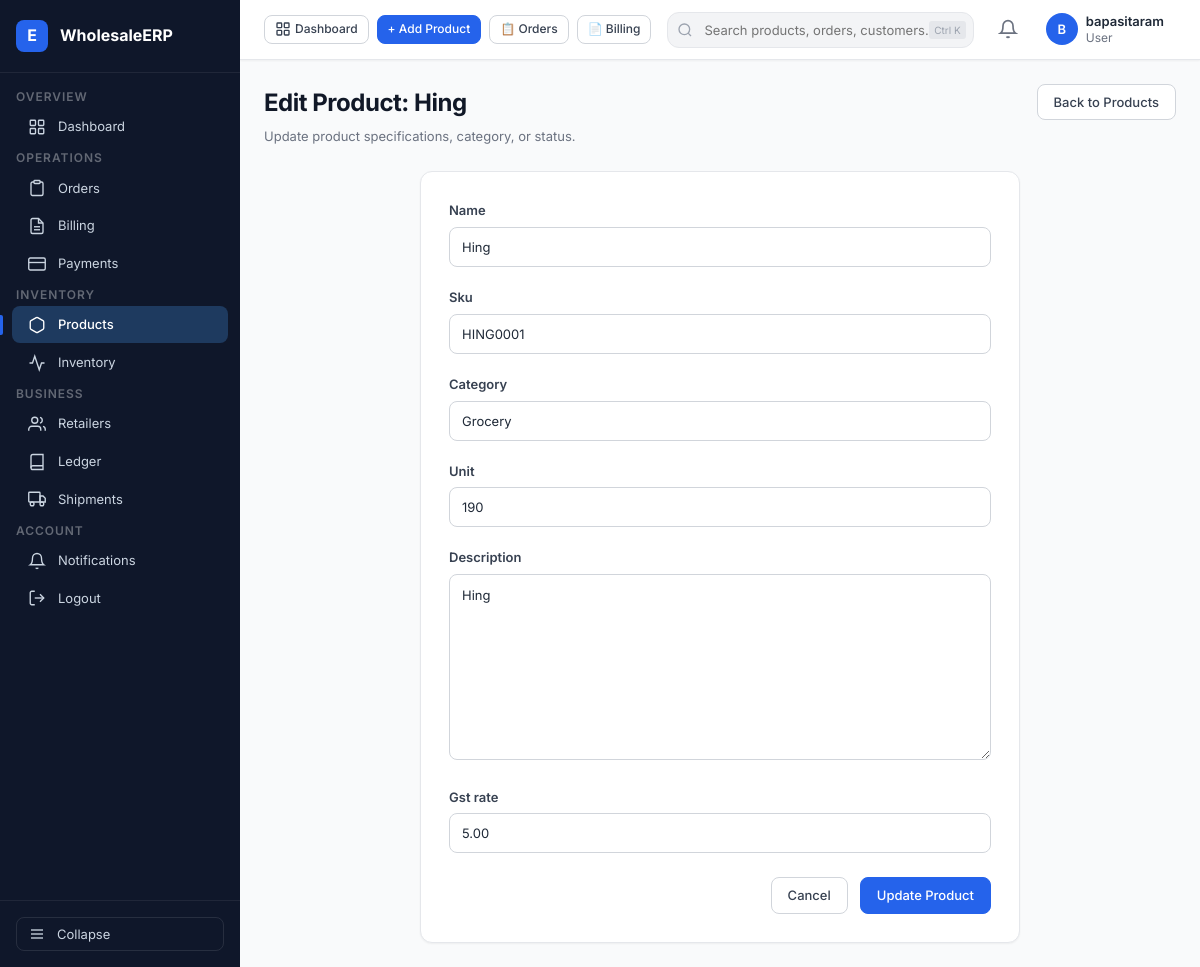
The app's page /products/edit/2/ (signed in) with its own data.
### products/models.py (models this page shows, shortened)
class Product(models.Model):
    wholesaler = models.ForeignKey(
        WholesalerProfile,
        on_delete=models.CASCADE,
        related_name="products"
    )
    name = models.CharField(max_length=200)
    sku = models.CharField(max_length=100)
    category = models.CharField(max_length=100)
    unit = models.CharField(max_length=50)
    gst_rate = models.DecimalField(max_digits=5, decimal_places=2, default=5.00)
    description = models.TextField(blank=True)
    created_at = models.DateTimeField(auto_now_add=True)

### products/views.py (the view)
# urls.py: path("edit/<int:product_id>/", edit_product, name="edit_product"),
@login_required
def edit_product(request, product_id):
    wholesaler = request.user.wholesaler_profile
    product = get_object_or_404(
        Product,
        id = product_id,
        wholesaler = wholesaler
    )
    if request.method == "POST":
        form = ProductForm(request.POST, instance=product)
        if form.is_valid():
            form.save()
            return redirect("product_list")
    else:
        form = ProductForm(instance=product)
    return render(
        request,
        "products/edit_product.html",
        {"form": form, "product": product}
    )

### products/forms.py
class ProductForm(forms.ModelForm):
    class Meta:
        model = Product
        fields = [
            "name",
            "sku",
            "category",
            "unit",
            "description",
            "gst_rate",
        ]

### templates/products/edit_product.html (shortened to what this page needs)
{% extends 'base.html' %}
{% block content %}
<div class="page-header">
  <div class="page-header-left">
    <h1 class="page-title">Edit Product: {{ product.name }}</h1>
    <p class="page-subtitle">Update product specifications, category, or status.</p>
  </div>
  <div class="page-actions">
    <a href="{% url 'product_list' %}" class="btn btn-secondary">
      Back to Products
    </a>
  </div>
</div>
<div class="card" style="max-width: 600px; margin: 0 auto; padding: 28px;">
  <form method="POST" class="primary-form">
    {% for field in form %}
      <div class="form-group" style="margin-bottom: 20px;">
        <label class="form-label" for="{{ field.id_for_label }}" style="font-weight:600; display:block; margin-bottom:6px;">{{ field.label }}</label>
        {{ field }}
      </div>
    {% endfor %}
    <div style="display:flex; gap:12px; margin-top:24px; justify-content:flex-end;">
      <a href="{% url 'product_list' %}" class="btn btn-secondary">Cancel</a>
      <button type="submit" class="btn btn-primary">Update Product</button>
    </div>
  </form>
</div>
{% endblock %}

### templates/base.html (shortened to what this page needs)
{% load static %}
<!DOCTYPE html>
<html lang="en">
<head>
  <link rel="stylesheet" href="{% static 'css/styles.css' %}">
</head>
<body>
<div class="app-shell">
  <aside class="sidebar" id="sidebar">
    <a href="{% url 'dashboard' %}" class="sidebar-logo" style="text-decoration: none;">
      <div class="logo-icon">E</div>
      <span class="logo-text">WholesaleERP</span>
    </a>
    <nav class="sidebar-nav">
      {% if request.user.is_authenticated %}
        {% if user_role == 'WHOLESALER' or request.user.wholesaler_profile %}
          <span class="nav-section-label">Overview</span>
          <a href="{% url 'dashboard' %}" class="nav-item" data-href="/accounts/dashboard/">
            <svg viewBox="0 0 24 24" fill="none" stroke="currentColor" stroke-width="1.8">
              <rect x="3" y="3" width="7" height="7" rx="1"/><rect x="14" y="3" width="7" height="7" rx="1"/>
              <rect x="3" y="14" width="7" height="7" rx="1"/><rect x="14" y="14" width="7" height="7" rx="1"/>
            </svg>
            <span class="nav-label">Dashboard</span>
          </a>
          <span class="nav-section-label">Operations</span>
          <a href="{% url 'wholesaler_orders' %}" class="nav-item" data-href="/orders/wholesaler/">
            <svg viewBox="0 0 24 24" fill="none" stroke="currentColor" stroke-width="1.8">
              <path d="M16 4h2a2 2 0 0 1 2 2v14a2 2 0 0 1-2 2H6a2 2 0 0 1-2-2V6a2 2 0 0 1 2-2h2"/>
              <path d="M15 2H9a1 1 0 0 0-1 1v2a1 1 0 0 0 1 1h6a1 1 0 0 0 1-1V3a1 1 0 0 0-1-1z"/>
            </svg>
            <span class="nav-label">Orders</span>
          </a>
          <a href="{% url 'invoice_list' %}" class="nav-item" data-href="/billing/">
            <svg viewBox="0 0 24 24" fill="none" stroke="currentColor" stroke-width="1.8">
              <path d="M14 2H6a2 2 0 0 0-2 2v16a2 2 0 0 0 2 2h12a2 2 0 0 0 2-2V8z"/>
              <polyline points="14 2 14 8 20 8"/>
              <line x1="16" y1="13" x2="8" y2="13"/><line x1="16" y1="17" x2="8" y2="17"/>
            </svg>
            <span class="nav-label">Billing</span>
          </a>
          <a href="{% url 'payment_list' %}" class="nav-item" data-href="/payments/">
            <svg viewBox="0 0 24 24" fill="none" stroke="currentColor" stroke-width="1.8">
              <rect x="1" y="4" width="22" height="16" rx="2" ry="2"/>
              <line x1="1" y1="10" x2="23" y2="10"/>
            </svg>
            <span class="nav-label">Payments</span>
          </a>
          <span class="nav-section-label">Inventory</span>
          <a href="{% url 'product_list' %}" class="nav-item" data-href="/products/">
            <svg viewBox="0 0 24 24" fill="none" stroke="currentColor" stroke-width="1.8">
              <path d="M21 16V8a2 2 0 0 0-1-1.73l-7-4a2 2 0 0 0-2 0l-7 4A2 2 0 0 0 3 8v8a2 2 0 0 0 1 1.73l7 4a2 2 0 0 0 2 0l7-4A2 2 0 0 0 21 16z"/>
            </svg>
            <span class="nav-label">Products</span>
          </a>
          <a href="{% url 'stock_list' %}" class="nav-item" data-href="/products/stock/">
            <svg viewBox="0 0 24 24" fill="none" stroke="currentColor" stroke-width="1.8">
              <polyline points="22 12 18 12 15 21 9 3 6 12 2 12"/>
            </svg>
            <span class="nav-label">Inventory</span>
          </a>
          <span class="nav-section-label">Business</span>
          <a href="{% url 'retailer_list' %}" class="nav-item" data-href="/accounts/retailers/">
            <svg viewBox="0 0 24 24" fill="none" stroke="currentColor" stroke-width="1.8">
              <path d="M17 21v-2a4 4 0 0 0-4-4H5a4 4 0 0 0-4 4v2"/>
              <circle cx="9" cy="7" r="4"/>
              <path d="M23 21v-2a4 4 0 0 0-3-3.87"/><path d="M16 3.13a4 4 0 0 1 0 7.75"/>
            </svg>
            <span class="nav-label">Retailers</span>
          </a>
          <a href="{% url 'payment_ledger' %}" class="nav-item">
            <svg viewBox="0 0 24 24" fill="none" stroke="currentColor" stroke-width="1.8">
              <path d="M4 19.5A2.5 2.5 0 0 1 6.5 17H20"/><path d="M6.5 2H20v20H6.5A2.5 2.5 0 0 1 4 19.5v-15A2.5 2.5 0 0 1 6.5 2z"/>
            </svg>
            <span class="nav-label">Ledger</span>
          </a>
          <a href="{% url 'shipment_list' %}" class="nav-item">
            <svg viewBox="0 0 24 24" fill="none" stroke="currentColor" stroke-width="1.8">
              <rect x="1" y="3" width="15" height="13" rx="1"/>
              <path d="M16 8h4l3 3v5h-7V8z"/><circle cx="5.5" cy="18.5" r="2.5"/><circle cx="18.5" cy="18.5" r="2.5"/>
            </svg>
            <span class="nav-label">Shipments</span>
          </a>
        {% endif %}
        <span class="nav-section-label">Account</span>
        <a href="{% url 'notifications' %}" class="nav-item">
          <svg viewBox="0 0 24 24" fill="none" stroke="currentColor" stroke-width="1.8">
            <path d="M18 8A6 6 0 0 0 6 8c0 7-3 9-3 9h18s-3-2-3-9"/><path d="M13.73 21a2 2 0 0 1-3.46 0"/>
          </svg>
          <span class="nav-label">Notifications</span>
        </a>
        <a href="{% url 'logout' %}" class="nav-item" data-href="/logout/" data-confirm="Are you sure you want to logout?">
          <svg viewBox="0 0 24 24" fill="none" stroke="currentColor" stroke-width="1.8">
            <path d="M9 21H5a2 2 0 0 1-2-2V5a2 2 0 0 1 2-2h4"/>
            <polyline points="16 17 21 12 16 7"/><line x1="21" y1="12" x2="9" y2="12"/>
          </svg>
          <span class="nav-label">Logout</span>
        </a>
      {% endif %}
    </nav>
    <div class="sidebar-footer">
      <button class="sidebar-toggle-btn" id="sidebarToggleBtn" title="Collapse sidebar">
        <svg viewBox="0 0 24 24" width="16" height="16" fill="none" stroke="currentColor" stroke-width="2">
          <line x1="3" y1="12" x2="21" y2="12"/><line x1="3" y1="6" x2="21" y2="6"/><line x1="3" y1="18" x2="21" y2="18"/>
        </svg>
        <span>Collapse</span>
      </button>
    </div>
  </aside>
  <div class="main-area" id="mainArea">
    <header class="topbar">
      <div class="topbar-quick-actions" style="display: flex; align-items: center; gap: 8px;">
        <a href="{% url 'dashboard' %}" class="btn btn-secondary btn-sm" style="font-size: 12px; padding: 5px 10px; display: flex; align-items: center; gap: 4px;">
          <svg viewBox="0 0 24 24" width="14" height="14" fill="none" stroke="currentColor" stroke-width="2"><rect x="3" y="3" width="7" height="7" rx="1"/><rect x="14" y="3" width="7" height="7" rx="1"/><rect x="3" y="14" width="7" height="7" rx="1"/><rect x="14" y="14" width="7" height="7" rx="1"/></svg>
          Dashboard
        </a>
        {% if request.user.retailer_profile or user_role == 'RETAILER' %}
          <a href="{% url 'create_customer_invoice' %}" class="btn btn-primary btn-sm" style="background: linear-gradient(135deg, #10b981 0%, #059669 100%); border: none; font-weight: 600; padding: 5px 12px; gap: 6px; font-size: 12px;">
            <svg viewBox="0 0 24 24" fill="none" stroke="currentColor" stroke-width="2" width="14" height="14"><line x1="12" y1="5" x2="12" y2="19"/><line x1="5" y1="12" x2="19" y2="12"/></svg>
            ⚡ Create Bill (POS)
          </a>
          <a href="{% url 'retailer_orders' %}" class="btn btn-secondary btn-sm" style="font-size: 12px; padding: 5px 10px;">
            🛒 Orders
          </a>
          <a href="{% url 'customer_invoices' %}" class="btn btn-secondary btn-sm" style="font-size: 12px; padding: 5px 10px;">
            📄 Sales Bills
          </a>
        {% elif request.user.wholesaler_profile or user_role == 'WHOLESALER' %}
          <a href="{% url 'product_list' %}" class="btn btn-primary btn-sm" style="font-size: 12px; padding: 5px 10px;">
            + Add Product
          </a>
          <a href="{% url 'wholesaler_orders' %}" class="btn btn-secondary btn-sm" style="font-size: 12px; padding: 5px 10px;">
            📋 Orders
          </a>
          <a href="{% url 'invoice_list' %}" class="btn btn-secondary btn-sm" style="font-size: 12px; padding: 5px 10px;">
            📄 Billing
          </a>
        {% endif %}
      </div>
      <div class="topbar-search">
        <svg class="search-icon" viewBox="0 0 24 24" fill="none" stroke="currentColor" stroke-width="2">
          <circle cx="11" cy="11" r="8"/><line x1="21" y1="21" x2="16.65" y2="16.65"/>
        </svg>
        <input type="text" placeholder="Search products, orders, customers..." aria-label="Global search">
        <span class="search-shortcut">Ctrl K</span>
      </div>
      <div class="topbar-actions">
        <div style="position:relative;">
          <button class="topbar-icon-btn" id="notifBtn" aria-label="Notifications">
            <svg viewBox="0 0 24 24" width="20" height="20" fill="none" stroke="currentColor" stroke-width="2">
              <path d="M18 8A6 6 0 0 0 6 8c0 7-3 9-3 9h18s-3-2-3-9"/>
              <path d="M13.73 21a2 2 0 0 1-3.46 0"/>
            </svg>
          </button>
        </div>
        <div class="topbar-user">
          <div class="avatar">
            {{ request.user.first_name|first|default:request.user.username|first|upper }}
          </div>
          <div class="user-info">
            <div class="user-name">
              {% if request.user.first_name %}{{ request.user.get_full_name }}{% else %}{{ request.user.username }}{% endif %}
            </div>
            <div class="user-role">{{ user_role|default:"User"|title }}</div>
          </div>
        </div>
      </div>
    </header>
    <main class="page-content">
      {% block content %}{% endblock %}
    </main>
  </div>
</div>
</body>
</html>

### records on screen
Product: name "Hing", form "Hing" "HING0001" "Grocery" "190" "Hing" "5.00"

### other values on screen
{{ request.user.username }} "bapasitaram"
{{ user_role|default:"User"|title }} "User"
{{ field.label }} "Name" "Sku" "Category" "Unit" "Description" "Gst rate"
